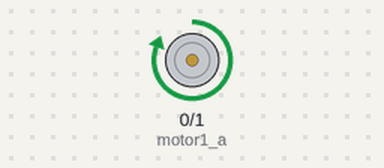
Simulated run of this sketch. Board: Arduino Uno, built with avr-gcc and run on an emulated ATmega328P. Parts: motor-driver pin pairs drawn as motors (green arrow = first pin HIGH = forward, orange = second pin HIGH = backward, longer = more drive, scaled by the enable pin).

Above: at 5.0 s.
At 15.0 s:
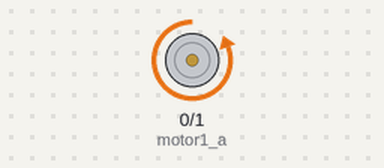
Timing chart, 0 to 26.0 s (numbered marks = the images above):
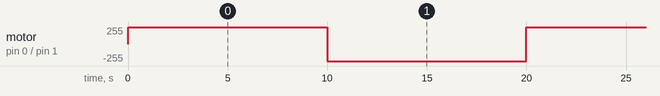

The sketch:

sketch_may02a.ino
```cpp
  int motor1_a = 0;
  int motor1_b=1;
  int motor_speed=4;

  // the setup routine runs once when you press reset:
  void setup() {
    // initialize the digital pin as an output.
    pinMode(motor1_a, OUTPUT);
    pinMode(motor1_b, OUTPUT);
    pinMode(motor_speed, OUTPUT)  ;
  }

  // the loop routine runs over and over again forever:
  void loop() {
    digitalWrite(motor_speed, HIGH);
    digitalWrite(motor1_a, HIGH);
    digitalWrite(motor1_b, LOW);  // turn the LED on (HIGH is the voltage level)
    delay(10000);               // wait for a second
    digitalWrite(motor1_a, LOW);
    digitalWrite(motor1_b, HIGH);
    delay(10000);               // wait for a second
  }
```

Measured:
- by itself, motor on pin 0 (motor1_a) / pin 1 (motor1_b): alternates forward 255/255 for 10.0 s and backward 255/255 for 10.0 s
